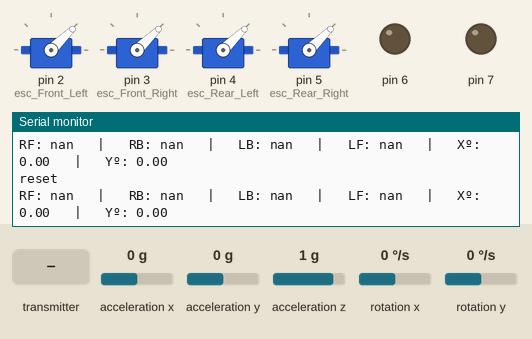
This sketch was run on a simulated Arduino Uno, built with avr-gcc and run on an emulated ATmega328P. Parts: 4 × servo, output pins drawn as LEDs (lit = HIGH), the last lines printed to the serial monitor. Wiring (inferred from the names in the program): MPU-6050 motion sensor at I2C address 0x68. Inputs (shaded band) come from the test bench; at power-on: acceleration x 0 g, acceleration y 0 g, acceleration z 1 g, rotation x 0 °/s, rotation y 0 °/s. No radio packets arrive unless stated.

Above: at 2.6 s.
2.7 s: the transmitter starts sending throttle = 64
5.7 s: acceleration x set to -1.4 g
At 6.4 s:
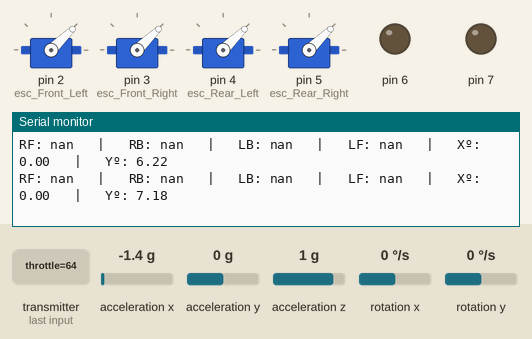
8.7 s: the transmitter starts sending pitch = 0
At 8.93 s:
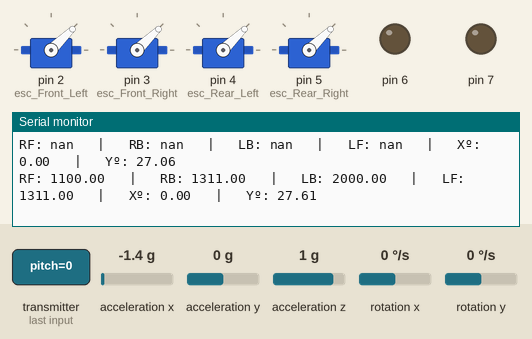
11.7 s: acceleration y set to -1.4 g
At 11.96 s:
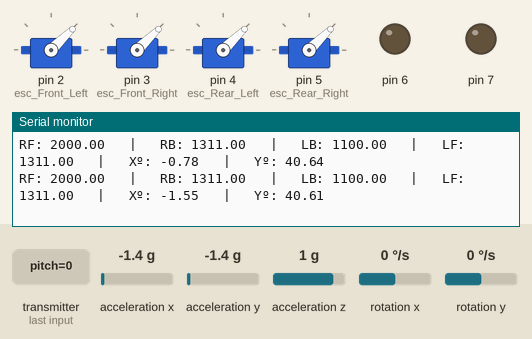
14.7 s: acceleration z set to -0.8 g
At 14.73 s:
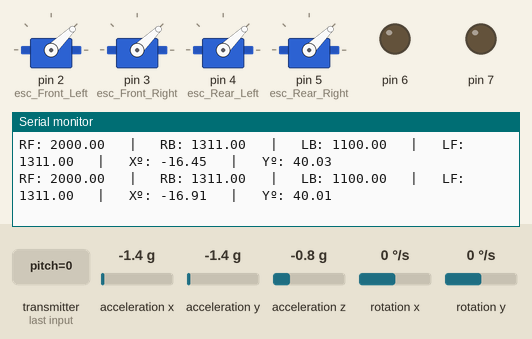
17.7 s: the transmitter starts sending throttle = 128
At 17.84 s:
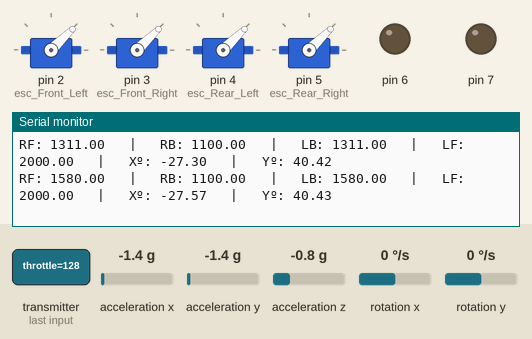
Timing chart, 0 to 20.7 s (numbered marks = the images above; inputs shaded):
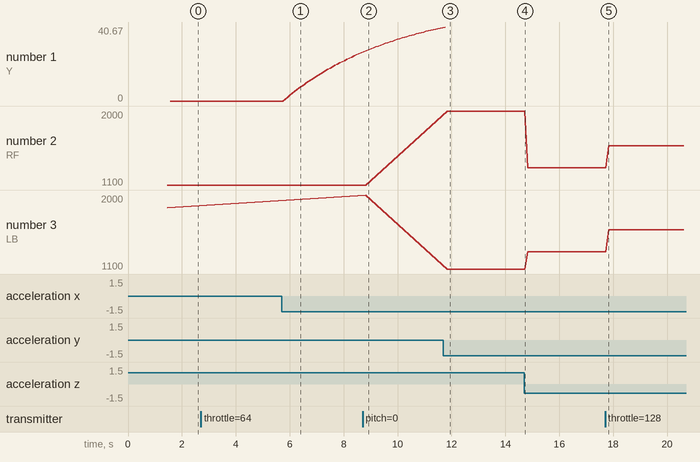

The sketch:

droneV5.ino
```cpp
 //#include <ac_float.h>

//  6 Channel Receiver | 6 Kanal Alıcı
//  PWM output on pins D2, D3, D4, D5, D6, D7 (Çıkış pinleri)
#include <SPI.h>
#include <nRF24L01.h>
#include <RF24.h>
#include <Servo.h>
#include <Wire.h>

Servo ch1;
Servo ch2;
Servo ch3;
Servo ch4;
Servo ch5;
Servo ch6;
struct Signal {
  byte throttle;
  byte pitch;
  byte roll;
  byte yaw;
  byte aux1;
  byte aux2;
};
Signal data;
const uint64_t pipeIn = 0xE9E8F0F0E1LL;
RF24 radio(9, 10);
void ResetData()
{
  Serial.print("reset");
  Serial.print("\n");

  // Define the inicial value of each data input. | Veri girişlerinin başlangıç değerleri
  // The middle position for Potenciometers. (254/2=127) | Potansiyometreler için orta konum
  data.roll = 127;   // Center | Merkez
  data.pitch = 127;  // Center | Merkez
  data.throttle = 1; // Motor Stop | Motor Kapalı
  data.yaw = 127;   // Center | Merkez
  data.aux1 = 127;   // Center | Merkez
  data.aux2 = 127;   // Center | Merkez
}


//drone

Servo esc_Front_Left;
Servo esc_Front_Right;
Servo esc_Rear_Left;
Servo esc_Rear_Right;


//We create variables for the time width values of each PWM input signal
unsigned long counter_1, counter_2, counter_3, counter_4, current_count;


//int pin_Front_Left = 2; // this is the output of the arduino
//int pin_Front_Right = 3; // this is the output of the arduino
//int pin_Rear_Left = 4; // this is the output of the arduino
//int pin_Rear_Right = 5; // this is the output of the arduino


//short int maxJoystickInfluence = 20; // the maximum influnce the joystick has over the motors . // must be lower than 180 // the higher this is , the more the drone will be able to tilt
//edn drone

//Gyro values
/*MPU-6050 gives you 16 bits data so you have to create some float constants
*to store the data for accelerations and gyro*/

//Gyro Variables
float elapsedTime, time, timePrev;        //Variables for time control
int gyro_error=0;                         //We use this variable to only calculate once the gyro data error
float Gyr_rawX, Gyr_rawY, Gyr_rawZ;       //Here we store the raw data read
float Gyro_angle_x, Gyro_angle_y;         //Here we store the angle value obtained with Gyro data
float Gyro_raw_error_x, Gyro_raw_error_y; //Here we store the initial gyro data error

//Acc Variables
int acc_error=0;                            //We use this variable to only calculate once the Acc data error
float rad_to_deg = 180/3.141592654;         //This value is for pasing from radians to degrees values
float Acc_rawX, Acc_rawY, Acc_rawZ;         //Here we store the raw data read
float Acc_angle_x, Acc_angle_y;             //Here we store the angle value obtained with Acc data
float Acc_angle_error_x, Acc_angle_error_y; //Here we store the initial Acc data error

float Total_angle_x, Total_angle_y;

//More variables for the code
int i;
int armed=0;
long activate_count=0;
long des_activate_count=0;

//////////////////////////////PID FOR ROLL///////////////////////////
float roll_PID, pwm_L_F, pwm_L_B, pwm_R_F, pwm_R_B, roll_error, roll_previous_error;
float roll_pid_p=0;
float roll_pid_i=0;
float roll_pid_d=0;
///////////////////////////////ROLL PID CONSTANTS////////////////////
double roll_kp=0.7;//3.55
double roll_ki=0.006;//0.003
double roll_kd=1.2;//2.05
float roll_desired_angle = 0;     //This is the angle in which we whant the

//////////////////////////////PID FOR PITCH//////////////////////////
float pitch_PID, pitch_error, pitch_previous_error;
float pitch_pid_p=0;
float pitch_pid_i=0;
float pitch_pid_d=0;
///////////////////////////////PITCH PID CONSTANTS///////////////////
double pitch_kp=0.72;//3.55
double pitch_ki=0.006;//0.003
double pitch_kd=1.22;//2.05
float pitch_desired_angle = 0;     //This is the angle in which we whant the

  //This is the angle in which we whant the
//balance to stay steady
//end gyro

//


void setup()
{
  Serial.begin(9600);
  //Set the pins for each PWM signal | Her bir PWM sinyal için pinler belirleniyor.
  //  ch1.attach(2);
  //  ch2.attach(3);
  //  ch3.attach(4);
  //  ch4.attach(5);
  //  ch5.attach(6);
  //  ch6.attach(7);
  //Configure the NRF24 module
  ResetData();
  radio.begin();
  radio.openReadingPipe(1, pipeIn);
  radio.setAutoAck(false);
  radio.setDataRate(RF24_250KBPS);
  radio.setPALevel(RF24_PA_HIGH);
  radio.startListening(); //start the radio comunication for receiver | Alıcı olarak sinyal iletişimi başlatılıyor
  pinMode(6, OUTPUT);
  pinMode(7, OUTPUT);


  //drone


  esc_Front_Left.attach(2); // (pin, min pulse width, max pulse width in microseconds)
  esc_Front_Right.attach(3); // (pin, min pulse width, max pulse width in microseconds)
  esc_Rear_Left.attach(4); // (pin, min pulse width, max pulse width in microseconds)
  esc_Rear_Right.attach(5); // (pin, min pulse width, max pulse width in microseconds)

  /*in order to make sure that the ESCs won't enter into config mode
  *I send a 1000us pulse to each ESC.*/
  esc_Front_Left.writeMicroseconds(1000);
  esc_Front_Right.writeMicroseconds(1000);
  esc_Rear_Left.writeMicroseconds(1000);
  esc_Rear_Right.writeMicroseconds(1000);

  //  end drone


  //Gyro
   Wire.begin();                           //begin the wire comunication
  Wire.beginTransmission(0x68);           //begin, Send the slave adress (in this case 68)
  Wire.write(0x6B);                       //make the reset (place a 0 into the 6B register)
  Wire.write(0x00);
  Wire.endTransmission(true);             //end the transmission

  Wire.beginTransmission(0x68);           //begin, Send the slave adress (in this case 68)
  Wire.write(0x1B);                       //We want to write to the GYRO_CONFIG register (1B hex)
  Wire.write(0x10);                       //Set the register bits as 00010000 (100dps full scale)
  Wire.endTransmission(true);             //End the transmission with the gyro

  Wire.beginTransmission(0x68);           //Start communication with the address found during search.
  Wire.write(0x1C);                       //We want to write to the ACCEL_CONFIG register (1A hex)
  Wire.write(0x10);                       //Set the register bits as 00010000 (+/- 8g full scale range)
  Wire.endTransmission(true);

  Serial.begin(9600);
  delay(1000);
  time = millis();   //Start counting time in milliseconds


  /*Here we calculate the gyro data error before we start the loop
 * I make the mean of 200 values, that should be enough*/
  if(gyro_error==0)
  {
    for(int i=0; i<200; i++)
    {
      Wire.beginTransmission(0x68);            //begin, Send the slave adress (in this case 68)
      Wire.write(0x43);                        //First adress of the Gyro data
      Wire.endTransmission(false);
      Wire.requestFrom(0x68,4,true);           //We ask for just 4 registers

      Gyr_rawX=Wire.read()<<8|Wire.read();     //Once again we shif and sum
      Gyr_rawY=Wire.read()<<8|Wire.read();

      /*---X---*/
      Gyro_raw_error_x = Gyro_raw_error_x + (Gyr_rawX/32.8);
      /*---Y---*/
      Gyro_raw_error_y = Gyro_raw_error_y + (Gyr_rawY/32.8);
      if(i==199)
      {
        Gyro_raw_error_x = Gyro_raw_error_x/200;
        Gyro_raw_error_y = Gyro_raw_error_y/200;
        gyro_error=1;
      }
    }
  }//end of gyro error calculation


/*Here we calculate the acc data error before we start the loop
 * I make the mean of 200 values, that should be enough*/
  if(acc_error==0)
  {
    for(int a=0; a<200; a++)
    {
      Wire.beginTransmission(0x68);
      Wire.write(0x3B);                       //Ask for the 0x3B register- correspond to AcX
      Wire.endTransmission(false);
      Wire.requestFrom(0x68,6,true);

      Acc_rawX=(Wire.read()<<8|Wire.read())/4096.0 ; //each value needs two registres
      Acc_rawY=(Wire.read()<<8|Wire.read())/4096.0 ;
      Acc_rawZ=(Wire.read()<<8|Wire.read())/4096.0 ;


      /*---X---*/
      Acc_angle_error_x = Acc_angle_error_x + ((atan((Acc_rawY)/sqrt(pow((Acc_rawX),2) + pow((Acc_rawZ),2)))*rad_to_deg));
      /*---Y---*/
      Acc_angle_error_y = Acc_angle_error_y + ((atan(-1*(Acc_rawX)/sqrt(pow((Acc_rawY),2) + pow((Acc_rawZ),2)))*rad_to_deg));

      if(a==199)
      {
        Acc_angle_error_x = Acc_angle_error_x/200;
        Acc_angle_error_y = Acc_angle_error_y/200;
        acc_error=1;
      }
    }
  }//end of acc error calculation

  //edn gyro


}


unsigned long lastRecvTime = 0;
void recvData()
{
  while ( radio.available() ) {
    //Serial.print("available");
    radio.read(&data, sizeof(Signal));
    lastRecvTime = millis();   // receive the data | data alınıyor
    //led
    if (radio.available()) {
      digitalWrite(7, HIGH);
    }
    else{
      esc_Front_Left.writeMicroseconds(1000);    // Send the signal to the ESC
  esc_Front_Right.writeMicroseconds(1000);    // Send the signal to the ESC
  esc_Rear_Left.writeMicroseconds(1000);    // Send the signal to the ESC
  esc_Rear_Right.writeMicroseconds(1000);    // Send the signal to the ESC
  }

  }
}


void loop()
{


  recvData();
  unsigned long now = millis();
  if ( now - lastRecvTime > 1000 ) {
    ResetData(); // Signal lost.. Reset data | Sinyal kayıpsa data resetleniyor
  }
  int input_YAW = map(data.yaw,      15, 255, 990, 2000);     // pin D5 (PWM signal)
  int input_PITCH = map(data.pitch,    15, 255, 990, 2000);     // pin D3 (PWM signal)
  int input_THROTTLE = map(data.throttle, 15, 255, 990, 2000);     // pin D4 (PWM signal)
  int input_ROLL = map(data.roll,     15, 255, 990, 2000);     // pin D2 (PWM signal)
  int ch_width_5 = map(data.aux1,     15, 255, 990, 2000);     // pin D6 (PWM signal)
  int ch_width_6 = map(data.aux2,     15, 255, 990, 2000);     // pin D7 (PWM signal)


  //////////////////////////////////////Gyro read/////////////////////////////////////
  Wire.beginTransmission(0x68);            //begin, Send the slave adress (in this case 68)
  Wire.write(0x43);                        //First adress of the Gyro data
  Wire.endTransmission(false);
  Wire.requestFrom(0x68,4,true);           //We ask for just 4 registers
  Gyr_rawX=Wire.read()<<8|Wire.read();     //Once again we shif and sum
  Gyr_rawY=Wire.read()<<8|Wire.read();
  /*Now in order to obtain the gyro data in degrees/seconds we have to divide first
  the raw value by 32.8 because that's the value that the datasheet gives us for a 1000dps range*/
  /*---X---*/
  Gyr_rawX = (Gyr_rawX/32.8) - Gyro_raw_error_x;
  /*---Y---*/
  Gyr_rawY = (Gyr_rawY/32.8) - Gyro_raw_error_y;
  /*Now we integrate the raw value in degrees per seconds in order to obtain the angle
  * If you multiply degrees/seconds by seconds you obtain degrees */
    /*---X---*/
  Gyro_angle_x = Gyr_rawX*elapsedTime;
  /*---X---*/
  Gyro_angle_y = Gyr_rawY*elapsedTime;


  //////////////////////////////////////Acc read/////////////////////////////////////
  Wire.beginTransmission(0x68);     //begin, Send the slave adress (in this case 68)
  Wire.write(0x3B);                 //Ask for the 0x3B register- correspond to AcX
  Wire.endTransmission(false);      //keep the transmission and next
  Wire.requestFrom(0x68,6,true);    //We ask for next 6 registers starting withj the 3B
  /*We have asked for the 0x3B register. The IMU will send a brust of register.
  * The amount of register to read is specify in the requestFrom function.
  * In this case we request 6 registers. Each value of acceleration is made out of
  * two 8bits registers, low values and high values. For that we request the 6 of them
  * and just make then sum of each pair. For that we shift to the left the high values
  * register (<<) and make an or (|) operation to add the low values.
  If we read the datasheet, for a range of+-8g, we have to divide the raw values by 4096*/
  Acc_rawX=(Wire.read()<<8|Wire.read())/4096.0 ; //each value needs two registres
  Acc_rawY=(Wire.read()<<8|Wire.read())/4096.0 ;
  Acc_rawZ=(Wire.read()<<8|Wire.read())/4096.0 ;
 /*Now in order to obtain the Acc angles we use euler formula with acceleration values
 after that we substract the error value found before*/
 /*---X---*/
 Acc_angle_x = (atan((Acc_rawY)/sqrt(pow((Acc_rawX),2) + pow((Acc_rawZ),2)))*rad_to_deg) - Acc_angle_error_x;
 /*---Y---*/
 Acc_angle_y = (atan(-1*(Acc_rawX)/sqrt(pow((Acc_rawY),2) + pow((Acc_rawZ),2)))*rad_to_deg) - Acc_angle_error_y;


 //////////////////////////////////////Total angle and filter/////////////////////////////////////
 /*---X axis angle---*/
 Total_angle_x = 0.98 *(Total_angle_x + Gyro_angle_x) + 0.02*Acc_angle_x;
 /*---Y axis angle---*/
 Total_angle_y = 0.98 *(Total_angle_y + Gyro_angle_y) + 0.02*Acc_angle_y;


/*///////////////////////////P I D///////////////////////////////////*/
roll_desired_angle = map(input_ROLL,1000,2000,-10,10);
pitch_desired_angle = map(input_PITCH,1000,2000,-10,10);

/*First calculate the error between the desired angle and
*the real measured angle*/
roll_error = Total_angle_y - roll_desired_angle;
pitch_error = Total_angle_x - pitch_desired_angle;
/*Next the proportional value of the PID is just a proportional constant
*multiplied by the error*/
roll_pid_p = roll_kp*roll_error;
pitch_pid_p = pitch_kp*pitch_error;
/*The integral part should only act if we are close to the
desired position but we want to fine tune the error. That's
why I've made a if operation for an error between -2 and 2 degree.
To integrate we just sum the previous integral value with the
error multiplied by  the integral constant. This will integrate (increase)
the value each loop till we reach the 0 point*/
if(-3 < roll_error <3)
{
  roll_pid_i = roll_pid_i+(roll_ki*roll_error);
}
if(-3 < pitch_error <3)
{
  pitch_pid_i = pitch_pid_i+(pitch_ki*pitch_error);
}
/*The last part is the derivate. The derivate acts upon the speed of the error.
As we know the speed is the amount of error that produced in a certain amount of
time divided by that time. For taht we will use a variable called previous_error.
We substract that value from the actual error and divide all by the elapsed time.
Finnaly we multiply the result by the derivate constant*/
roll_pid_d = roll_kd*((roll_error - roll_previous_error)/elapsedTime);
pitch_pid_d = pitch_kd*((pitch_error - pitch_previous_error)/elapsedTime);
/*The final PID values is the sum of each of this 3 parts*/
roll_PID = roll_pid_p + roll_pid_i + roll_pid_d;
pitch_PID = pitch_pid_p + pitch_pid_i + pitch_pid_d;
/*We know taht the min value of PWM signal is 1000us and the max is 2000. So that
tells us that the PID value can/s oscilate more than -1000 and 1000 because when we
have a value of 2000us the maximum value taht we could substract is 1000 and when
we have a value of 1000us for the PWM signal, the maximum value that we could add is 1000
to reach the maximum 2000us. But we don't want to act over the entire range so -+400 should be enough*/
if(roll_PID < -400){roll_PID=-400;}
if(roll_PID > 400) {roll_PID=400; }
if(pitch_PID < -4000){pitch_PID=-400;}
if(pitch_PID > 400) {pitch_PID=400;}

/*Finnaly we calculate the PWM width. We sum the desired throttle and the PID value*/
pwm_R_F  = 115 + input_THROTTLE - roll_PID - pitch_PID;
pwm_R_B  = 115 + input_THROTTLE - roll_PID + pitch_PID;
pwm_L_B  = 115 + input_THROTTLE + roll_PID + pitch_PID;
pwm_L_F  = 115 + input_THROTTLE + roll_PID - pitch_PID;


/*Once again we map the PWM values to be sure that we won't pass the min
and max values. Yes, we've already maped the PID values. But for example, for
throttle value of 1300, if we sum the max PID value we would have 2300us and
that will mess up the ESC.*/
//Right front
if(pwm_R_F < 1100)
{
  pwm_R_F= 1100;
}
if(pwm_R_F > 2000)
{
  pwm_R_F=2000;
}

//Left front
if(pwm_L_F < 1100)
{
  pwm_L_F= 1100;
}
if(pwm_L_F > 2000)
{
  pwm_L_F=2000;
}

//Right back
if(pwm_R_B < 1100)
{
  pwm_R_B= 1100;
}
if(pwm_R_B > 2000)
{
  pwm_R_B=2000;
}

//Left back
if(pwm_L_B < 1100)
{
  pwm_L_B= 1100;
}
if(pwm_L_B > 2000)
{
  pwm_L_B=2000;
}

roll_previous_error = roll_error; //Remember to store the previous error.
pitch_previous_error = pitch_error; //Remember to store the previous error.


 Serial.print("RF: ");
 Serial.print(pwm_R_F);
 Serial.print("   |   ");
 Serial.print("RB: ");
 Serial.print(pwm_R_B);
 Serial.print("   |   ");
 Serial.print("LB: ");
 Serial.print(pwm_L_B);
 Serial.print("   |   ");
 Serial.print("LF: ");
 Serial.print(pwm_L_F);

 Serial.print("   |   ");
 Serial.print("Xº: ");
 Serial.print(Total_angle_x);
 Serial.print("   |   ");
 Serial.print("Yº: ");
 Serial.print(Total_angle_y);
 Serial.println(" ");


/*now we can write the values PWM to the ESCs only if the motor is activated
*/

  if(armed==1)
  {
  esc_Front_Left.writeMicroseconds(pwm_L_F);
  esc_Rear_Left.writeMicroseconds(pwm_L_B);
  esc_Front_Right.writeMicroseconds(pwm_R_F);
  esc_Rear_Right.writeMicroseconds(pwm_R_B);
  }
  if(armed==0)
  {
    esc_Front_Left.writeMicroseconds(1000);
    esc_Rear_Left.writeMicroseconds(1000);
    esc_Front_Right.writeMicroseconds(1000);
    esc_Rear_Right.writeMicroseconds(1000);
  }

//  if(input_THROTTLE < 1100 && input_YAW > 1800 && !mot_activated)
//  {
//    if(activate_count==200)
//    {
//      mot_activated=1;
//      //PORTB |= B00100000; //D13 LOW
//      input_THROTTLE
//
//    }
//    activate_count=activate_count+1;
//  }
//  if(!(input_THROTTLE < 1100 && input_YAW > 1800) && !mot_activated)
//  {
//    activate_count=0;
//  }
//
//   if(input_THROTTLE < 1100 && input_YAW < 1100 && mot_activated)
//  {
//    if(des_activate_count==300)
//    {
//      mot_activated=0;
//      //PORTB &= B11011111; //D13 LOW
//      input_THROTTLE
//    }
//    des_activate_count=des_activate_count+1;
//  }
//  if(!(input_THROTTLE < 1100 && input_YAW < 1100) && mot_activated)
//  {
//    des_activate_count=0;
//  }
//
//}

  if(input_THROTTLE <1000)
  {
    armed=0;
  }
  else{
    armed =1;
  }
}


//ISR(PCINT0_vect){
////First we take the current count value in micro seconds using the micros() function
//
//  current_count = micros();
//  ///////////////////////////////////////Channel 1
//  if(PINB & B00000001){                              //We make an AND with the pin state register, We verify if pin 8 is HIGH???
//    if(last_CH1_state == 0){                         //If the last state was 0, then we have a state change...
//      last_CH1_state = 1;                            //Store the current state into the last state for the next loop
//      counter_1 = current_count;                     //Set counter_1 to current value.
//    }
//  }
//  else if(last_CH1_state == 1){                      //If pin 8 is LOW and the last state was HIGH then we have a state change
//    last_CH1_state = 0;                              //Store the current state into the last state for the next loop
//    input_ROLL = current_count - counter_1;   //We make the time difference. Channel 1 is current_time - timer_1.
//  }
//
//
//
//  ///////////////////////////////////////Channel 2
//  if(PINB & B00000010 ){                             //pin D9 -- B00000010
//    if(last_CH2_state == 0){
//      last_CH2_state = 1;
//      counter_2 = current_count;
//    }
//  }
//  else if(last_CH2_state == 1){
//    last_CH2_state = 0;
//    input_PITCH = current_count - counter_2;
//  }
//
//
//
//  ///////////////////////////////////////Channel 3
//  if(PINB & B00000100 ){                             //pin D10 - B00000100
//    if(last_CH3_state == 0){
//      last_CH3_state = 1;
//      counter_3 = current_count;
//    }
//  }
//  else if(last_CH3_state == 1){
//    last_CH3_state = 0;
//    input_THROTTLE = current_count - counter_3;
//
//  }
//
//
//
//  ///////////////////////////////////////Channel 4
//  if(PINB & B00010000 ){                             //pin D12  -- B00010000
//    if(last_CH4_state == 0){
//      last_CH4_state = 1;
//      counter_4 = current_count;
//    }
//  }
//  else if(last_CH4_state == 1){
//    last_CH4_state = 0;
//    input_YAW = current_count - counter_4;
//  }
//
//  //
//}
```

Measured:
- after the input at 5.7 s, the serial monitor: prints a new line after 0.13 s (image 1)
- after the input at 8.7 s, the serial monitor: prints a new line after 0.13 s (image 2)
- after the input at 11.7 s, the serial monitor: prints a new line after 0.15 s (image 3)
- after the input at 17.7 s, the serial monitor: prints a new line after 0.13 s (image 5)
- plotted number 1: 0 → 26.5 after the input at 5.7 s, 26.5 → 40.39 after the input at 8.7 s
- plotted number 2: 1311 → 1580 after the input at 17.7 s
- plotted number 3: 1847 → 2000 after the input at 8.7 s, 1311 → 1580 after the input at 17.7 s
